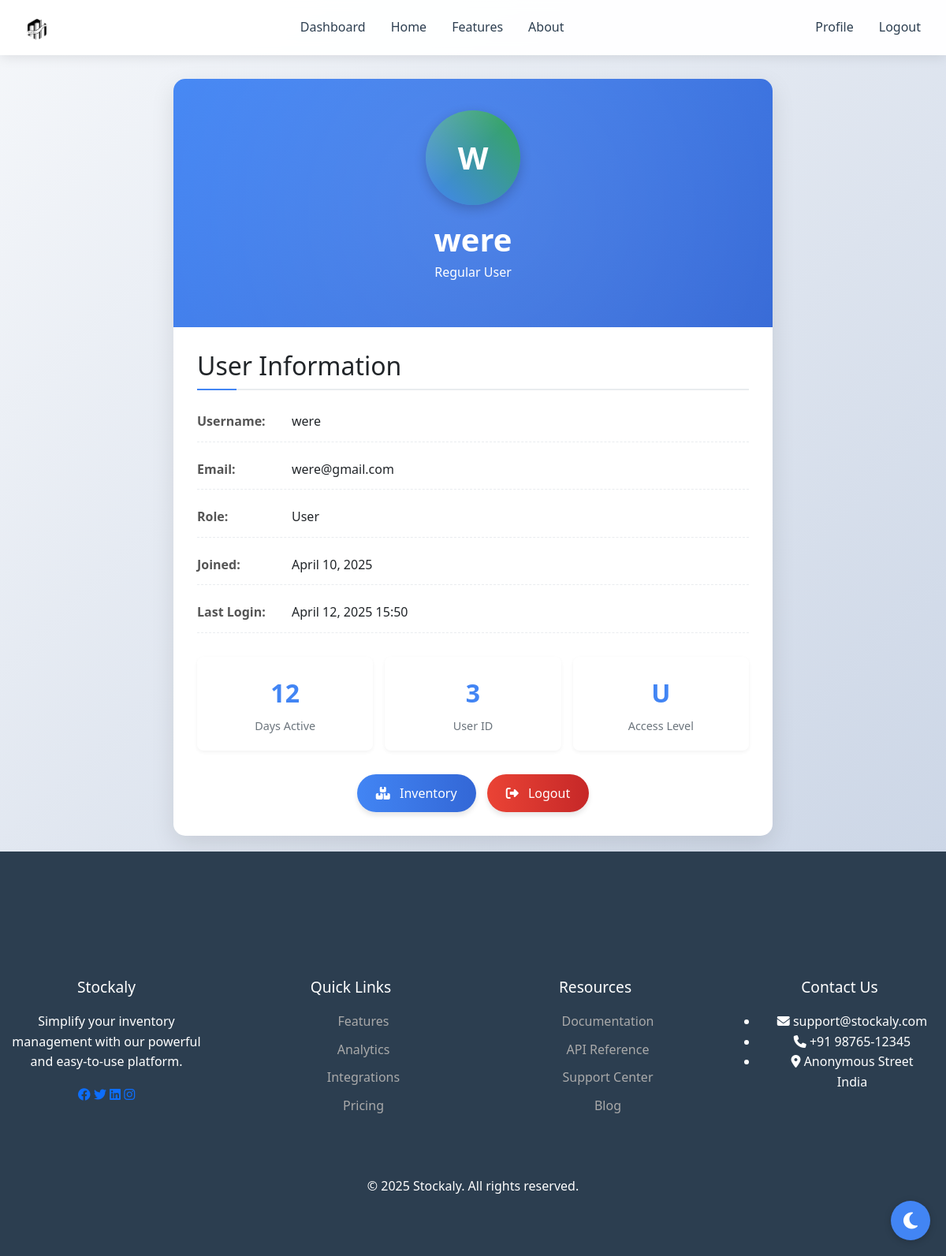
The page /profile/ (signed in) on the database its author committed.
### inventory/models.py (models this page shows, shortened)
class CustomUser(AbstractUser):
    role = models.CharField(max_length=100, default="user")

### inventory/views.py (the view)
# urls.py: path('profile/', views.profile, name='profile'),
@login_required
def profile(request):
    return render(request, 'profile.html', {'user': request.user})

### inventory/templates/profile.html (shortened to what this page needs)
{% extends "base.html" %}
{% load static %}
{% block content %}
<div class="container">
    <div class="profile-card">
        <div class="profile-header">
            <div class="profile-avatar">
                {{ user.username|first|upper }}
            </div>
            <h1>{{ user.username }}</h1>
            <p>{% if user.role == "admin" %}Administrator{% else %}Regular User{% endif %}</p>
        </div>
        <div class="profile-content">
            <div class="profile-info">
                <h2>User Information</h2>
                <div class="profile-detail">
                    <div class="profile-label">Username:</div>
                    <div class="profile-value">{{ user.username }}</div>
                </div>
                <div class="profile-detail">
                    <div class="profile-label">Email:</div>
                    <div class="profile-value">{{ user.email }}</div>
                </div>
                <div class="profile-detail">
                    <div class="profile-label">Role:</div>
                    <div class="profile-value">{{ user.role|title }}</div>
                </div>
                <div class="profile-detail">
                    <div class="profile-label">Joined:</div>
                    <div class="profile-value">{{ user.date_joined|date:"F d, Y" }}</div>
                </div>
                <div class="profile-detail">
                    <div class="profile-label">Last Login:</div>
                    <div class="profile-value">{{ user.last_login|date:"F d, Y H:i" }}</div>
                </div>
            </div>
            <div class="stats-section">
                <div class="stat-card">
                    <div class="stat-value">{{ user.last_login|date:"d" }}</div>
                    <div class="stat-label">Days Active</div>
                </div>
                <div class="stat-card">
                    <div class="stat-value">{{ user.id }}</div>
                    <div class="stat-label">User ID</div>
                </div>
                <div class="stat-card">
                    <div class="stat-value">{{ user.role|first|upper }}</div>
                    <div class="stat-label">Access Level</div>
                </div>
            </div>
            <div class="btn-container">
                {% if user.role == "admin" %}
                    <a href="{% url 'admin_dashboard' %}" class="btn">
                        <i class="fas fa-tachometer-alt me-2"></i> Admin Dashboard
                    </a>
                {% else %}
                    <a href="{% url 'index' %}" class="btn">
                        <i class="fas fa-boxes me-2"></i> Inventory
                    </a>
                {% endif %}
                <a href="{% url 'logout' %}" class="btn" style="background: linear-gradient(to right, #ea4335, #c62828);">
                    <i class="fas fa-sign-out-alt me-2"></i> Logout
                </a>
            </div>
        </div>
    </div>
    <div class="theme-toggle" id="themeToggle">
        <i class="fas fa-moon"></i>
    </div>
</div>
{% endblock %}

### inventory/static/css/final.css (style rules this page uses)
* { margin: 0; padding: 0; box-sizing: border-box; font-family: 'Segoe UI', Tahoma, Geneva, Verdana, sans-serif; }
body { background: linear-gradient(135deg, #f5f7fa 0%, #c3cfe2 100%); overflow-x: hidden; }
:root { --primary: #3498db; --secondary: #2980b9; --accent: #e74c3c; --dark: #2c3e50; --light: #ecf0f1; --success: #2ecc71; }
body { background-color: #f5f7fa; color: #333; line-height: 1.6; }
.container { max-width: 1200px; margin: 0 auto; padding: 0 20px; }
.btn { padding: 10px 20px; border-radius: 5px; text-decoration: none; font-weight: 500; transition: all 0.3s; }

### rows shown on the page
CustomUser: username|first "W", username "were", email "were@gmail.com", role "User", date_joined "April 10, 2025", last_login "April 12, 2025 15:50", last_login "12", id "3", role|first "U"
